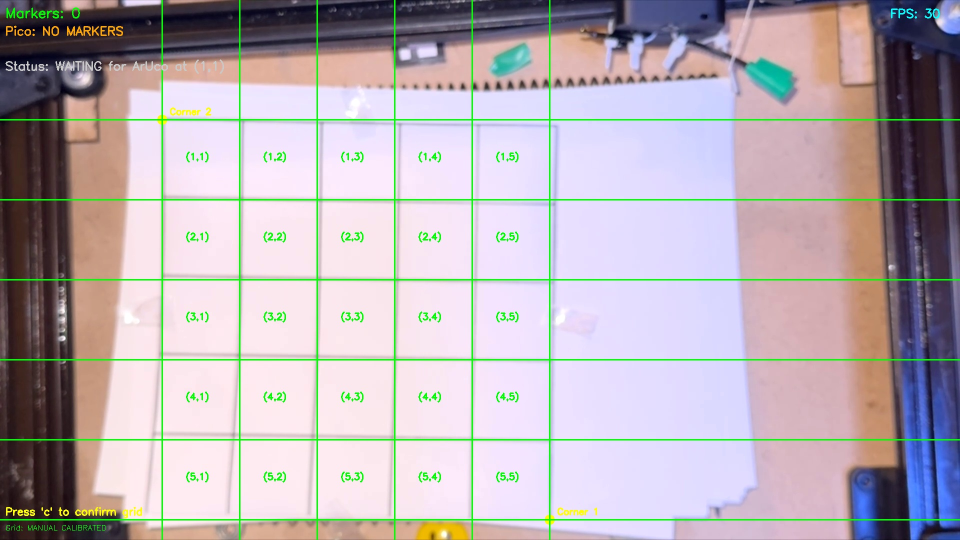
#> input picture Camera/aruco_capture_1765656924.jpg, 1920 x 1080 px, given in place of the camera (shown at 1/2 size)
$ python hsv_calibration.py
#> lines starting #> are read from the running program, lines starting #| are printed output that depends on the picture; after the words box and inside, x2 and y2 are one past the last pixel; in counts of white or black regions, pixels touching at a corner belong together
"""
HSV Color Range Calibration Tool
Interactive tool to find optimal HSV color ranges for object detection
Author: GitHub Copilot
Date: November 2025

Usage:
1. Run this script with your webcam active
2. Place your colored object in view
3. Adjust the trackbars to isolate your object (white on black mask)
4. Press 's' to save the values to a file
5. Use the printed HSV ranges in your main tracking script
"""

import cv2
import numpy as np

# Global variables for trackbar values
h_min = 0
h_max = 179
s_min = 0
s_max = 255
v_min = 0
v_max = 255

def nothing(x):
    """Dummy callback function for trackbars"""
    pass

def create_trackbars():
    """Create trackbar window with HSV range controls"""
    cv2.namedWindow('HSV Trackbars')

    # Hue range: 0-179 in OpenCV
    cv2.createTrackbar('H Min', 'HSV Trackbars', 0, 179, nothing)
#> slider 'H Min' is set to 35
    cv2.createTrackbar('H Max', 'HSV Trackbars', 179, 179, nothing)

    # Saturation range: 0-255
    cv2.createTrackbar('S Min', 'HSV Trackbars', 0, 255, nothing)
#> slider 'S Min' is set to 51
    cv2.createTrackbar('S Max', 'HSV Trackbars', 255, 255, nothing)

    # Value range: 0-255
    cv2.createTrackbar('V Min', 'HSV Trackbars', 0, 255, nothing)
#> slider 'V Min' is set to 51
    cv2.createTrackbar('V Max', 'HSV Trackbars', 255, 255, nothing)

def get_trackbar_values():
    """Read current trackbar values"""
    h_min = cv2.getTrackbarPos('H Min', 'HSV Trackbars')
    h_max = cv2.getTrackbarPos('H Max', 'HSV Trackbars')
    s_min = cv2.getTrackbarPos('S Min', 'HSV Trackbars')
    s_max = cv2.getTrackbarPos('S Max', 'HSV Trackbars')
    v_min = cv2.getTrackbarPos('V Min', 'HSV Trackbars')
    v_max = cv2.getTrackbarPos('V Max', 'HSV Trackbars')

    return h_min, h_max, s_min, s_max, v_min, v_max

def save_hsv_values(h_min, h_max, s_min, s_max, v_min, v_max):
    """Save HSV values to a text file"""
    with open('hsv_values.txt', 'w') as f:
        f.write("HSV Color Range Configuration\n")
        f.write("=" * 50 + "\n\n")
        f.write("Copy these values to your tracking script:\n\n")
        f.write(f"LOWER_HSV = np.array([{h_min}, {s_min}, {v_min}])\n")
        f.write(f"UPPER_HSV = np.array([{h_max}, {s_max}, {v_max}])\n\n")
        f.write("Individual values:\n")
        f.write(f"H Min: {h_min}\n")
        f.write(f"H Max: {h_max}\n")
        f.write(f"S Min: {s_min}\n")
        f.write(f"S Max: {s_max}\n")
        f.write(f"V Min: {v_min}\n")
        f.write(f"V Max: {v_max}\n")

    print("\nHSV values saved to 'hsv_values.txt'")
    print(f"LOWER_HSV = np.array([{h_min}, {s_min}, {v_min}])")
    print(f"UPPER_HSV = np.array([{h_max}, {s_max}, {v_max}])")

def main():
    """Main calibration function"""
    print("=" * 60)
    print("HSV COLOR RANGE CALIBRATION TOOL")
    print("=" * 60)
    print("\nInstructions:")
    print("1. Place your colored object in the camera view")
    print("2. Adjust the trackbars to isolate the object (white on mask)")
    print("3. The object should appear WHITE in the 'Mask' window")
    print("4. Everything else should be BLACK")
    print("\nControls:")
    print("  's' - Save HSV values to file")
    print("  'q' - Quit application")
    print("=" * 60)

    # Initialize camera (use same index as main tracking script)
    CAMERA_INDEX = 1  # Match the camera index from OpenCV.py
    cap = cv2.VideoCapture(CAMERA_INDEX)
    cap.set(cv2.CAP_PROP_FRAME_WIDTH, 640)
    cap.set(cv2.CAP_PROP_FRAME_HEIGHT, 480)

    if not cap.isOpened():
        print("ERROR: Cannot access camera!")
        return

    # Create trackbar window
    create_trackbars()

    print("\nCamera initialized. Adjust trackbars to calibrate...")

    # Preset values for common colors (can be loaded with keyboard shortcuts)
    presets = {
        'r': {'name': 'Red', 'lower': [0, 120, 70], 'upper': [10, 255, 255]},
        'g': {'name': 'Green', 'lower': [40, 40, 40], 'upper': [80, 255, 255]},
        'b': {'name': 'Blue', 'lower': [100, 100, 100], 'upper': [130, 255, 255]},
        'y': {'name': 'Yellow', 'lower': [20, 100, 100], 'upper': [30, 255, 255]},
        'o': {'name': 'Orange', 'lower': [10, 100, 100], 'upper': [20, 255, 255]},
    }

    while True:
        # Capture frame
        ret, frame = cap.read()
#> frame is the input picture: shape (1080, 1920, 3); mean B, G, R 179.8, 174.2, 183.2

        if not ret:
            print("ERROR: Failed to capture frame!")
            break

        # Convert to HSV
        hsv = cv2.cvtColor(frame, cv2.COLOR_BGR2HSV)
#> hsv: shape (1080, 1920, 3); mean H, S, V 118.5, 57.5, 201.6

        # Get current trackbar values
        h_min, h_max, s_min, s_max, v_min, v_max = get_trackbar_values()

        # Create mask
        lower_bound = np.array([h_min, s_min, v_min])
        upper_bound = np.array([h_max, s_max, v_max])
        mask = cv2.inRange(hsv, lower_bound, upper_bound)
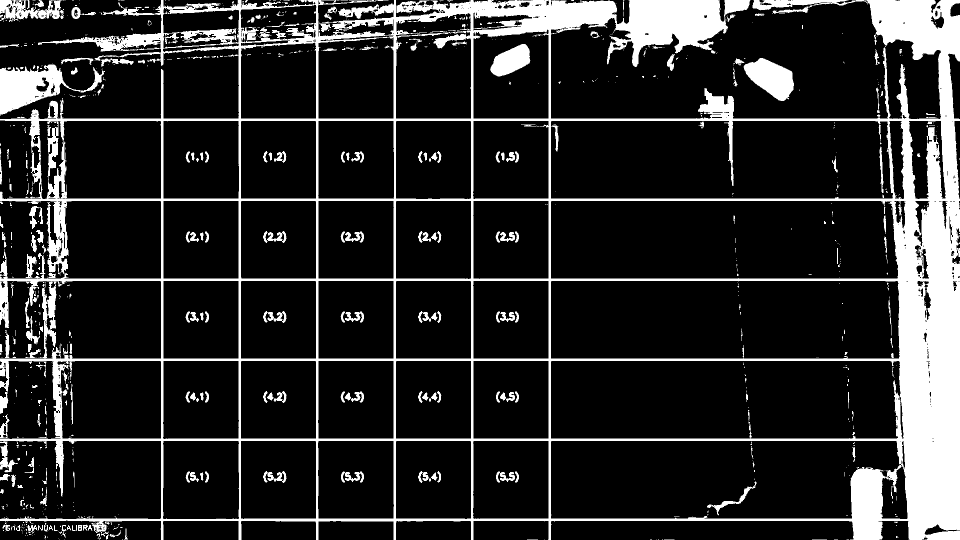
#> mask: shape (1080, 1920) (shown at 1/2 size); 16.4% white; 983 white regions (714 under 20 px), largest, box (x1, y1, x2, y2) and area: (0, 0, 1920, 1080) 289347, (0, 129, 210, 232) 8664, (1487, 116, 1588, 202) 5230

        # Apply morphological operations to clean up mask
        kernel = np.ones((5, 5), np.uint8)
        mask_cleaned = cv2.morphologyEx(mask, cv2.MORPH_OPEN, kernel)
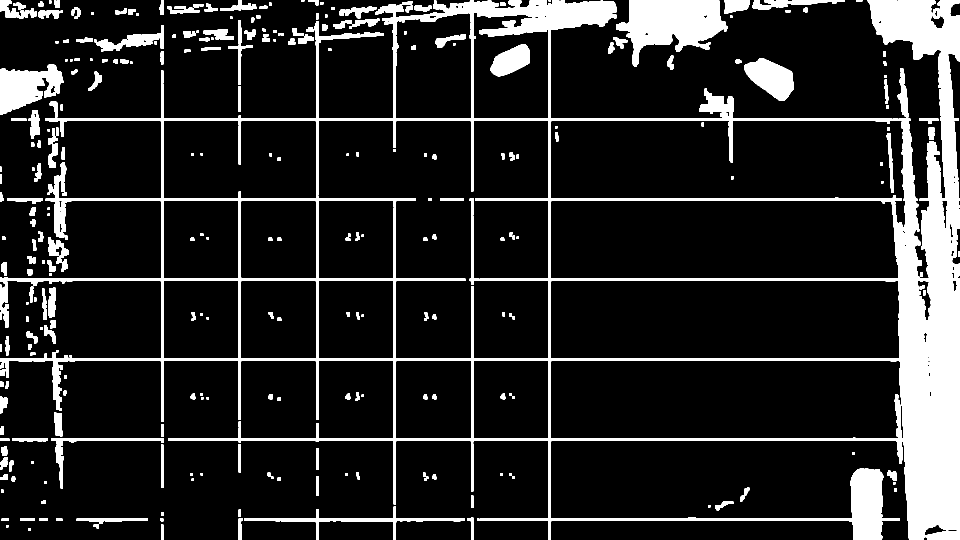
#> mask_cleaned: shape (1080, 1920) (shown at 1/2 size); 14.2% white; 319 white regions (1 under 20 px), largest, box (x1, y1, x2, y2) and area: (0, 0, 1920, 1080) 206416, (1232, 0, 1455, 133) 16741, (0, 129, 127, 229) 7744
        mask_cleaned = cv2.morphologyEx(mask_cleaned, cv2.MORPH_CLOSE, kernel)
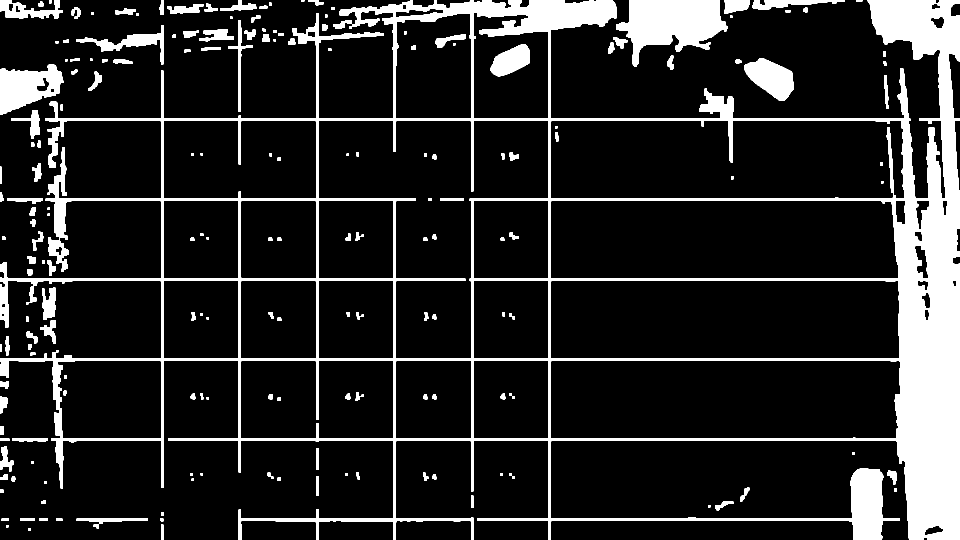
#> mask_cleaned: shape (1080, 1920) (shown at 1/2 size); 14.5% white; 190 white regions, largest, box (x1, y1, x2, y2) and area: (0, 0, 1920, 1080) 232563, (1232, 0, 1455, 133) 17053, (0, 129, 127, 229) 7851

        # Apply mask to original frame
        result = cv2.bitwise_and(frame, frame, mask=mask_cleaned)
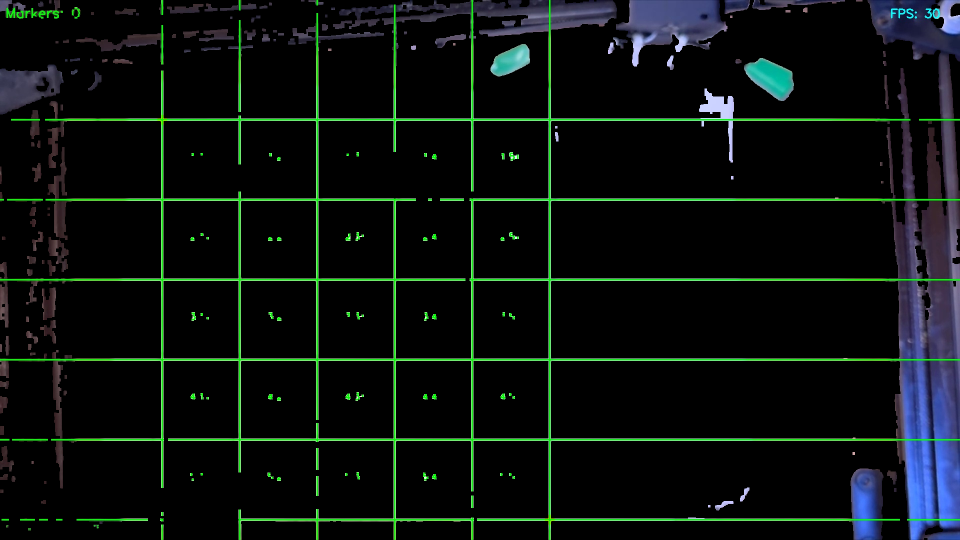
#> result: shape (1080, 1920, 3) (shown at 1/2 size); mean B, G, R 14.8, 17.2, 10.6

        # Display current HSV values on frame
        cv2.putText(frame, f"H: {h_min}-{h_max}", (10, 30),
                   cv2.FONT_HERSHEY_SIMPLEX, 0.6, (0, 255, 0), 2)
#> frame: shape (1080, 1920, 3); 0.03% of pixels changed, all inside (x1, y1, x2, y2) = (11, 16, 114, 32)
        cv2.putText(frame, f"S: {s_min}-{s_max}", (10, 60),
                   cv2.FONT_HERSHEY_SIMPLEX, 0.6, (0, 255, 0), 2)
#> frame: shape (1080, 1920, 3); mean B, G, R 179.8, 174.3, 183.2
        cv2.putText(frame, f"V: {v_min}-{v_max}", (10, 90),
                   cv2.FONT_HERSHEY_SIMPLEX, 0.6, (0, 255, 0), 2)
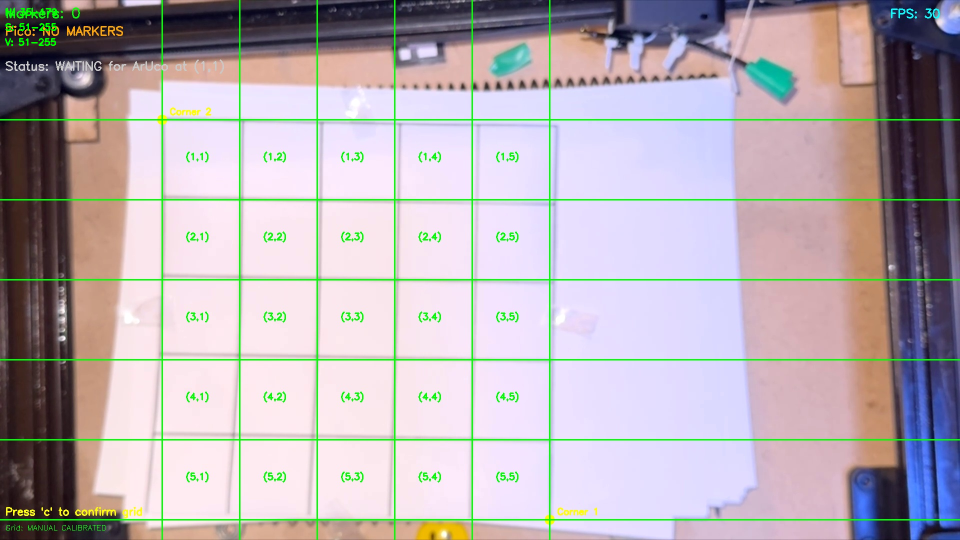
#> frame: shape (1080, 1920, 3) (shown at 1/2 size); mean B, G, R 179.8, 174.3, 183.2

        # Display instructions
        cv2.putText(frame, "Press 's' to save", (10, frame.shape[0] - 40),
                   cv2.FONT_HERSHEY_SIMPLEX, 0.5, (255, 255, 255), 1)
#> frame: shape (1080, 1920, 3); 0.01% of pixels changed, all inside (x1, y1, x2, y2) = (12, 1030, 144, 1041)
        cv2.putText(frame, "Press 'q' to quit", (10, frame.shape[0] - 15),
                   cv2.FONT_HERSHEY_SIMPLEX, 0.5, (255, 255, 255), 1)
#> frame: shape (1080, 1920, 3); mean B, G, R 179.8, 174.4, 183.2

        # Show windows
        cv2.imshow('Original', frame)
        cv2.imshow('Mask', mask_cleaned)
        cv2.imshow('Result', result)

        # Handle keyboard input
        key = cv2.waitKey(1) & 0xFF
#> (key q is pressed here)

        if key == ord('q'):
            print("\nClosing calibration tool...")
            break
        elif key == ord('s'):
            save_hsv_values(h_min, h_max, s_min, s_max, v_min, v_max)
        elif key in [ord(k) for k in presets.keys()]:
            # Load preset
            preset_key = chr(key)
            preset = presets[preset_key]
            print(f"\nLoaded {preset['name']} preset")
            cv2.setTrackbarPos('H Min', 'HSV Trackbars', preset['lower'][0])
            cv2.setTrackbarPos('H Max', 'HSV Trackbars', preset['upper'][0])
            cv2.setTrackbarPos('S Min', 'HSV Trackbars', preset['lower'][1])
            cv2.setTrackbarPos('S Max', 'HSV Trackbars', preset['upper'][1])
            cv2.setTrackbarPos('V Min', 'HSV Trackbars', preset['lower'][2])
            cv2.setTrackbarPos('V Max', 'HSV Trackbars', preset['upper'][2])

    # Cleanup
    cap.release()
    cv2.destroyAllWindows()
    print("Calibration tool closed.")

if __name__ == "__main__":
    try:
        main()
    except KeyboardInterrupt:
        print("\n\nInterrupted by user.")
    except Exception as e:
        print(f"\nERROR: {e}")
        import traceback
        traceback.print_exc()
